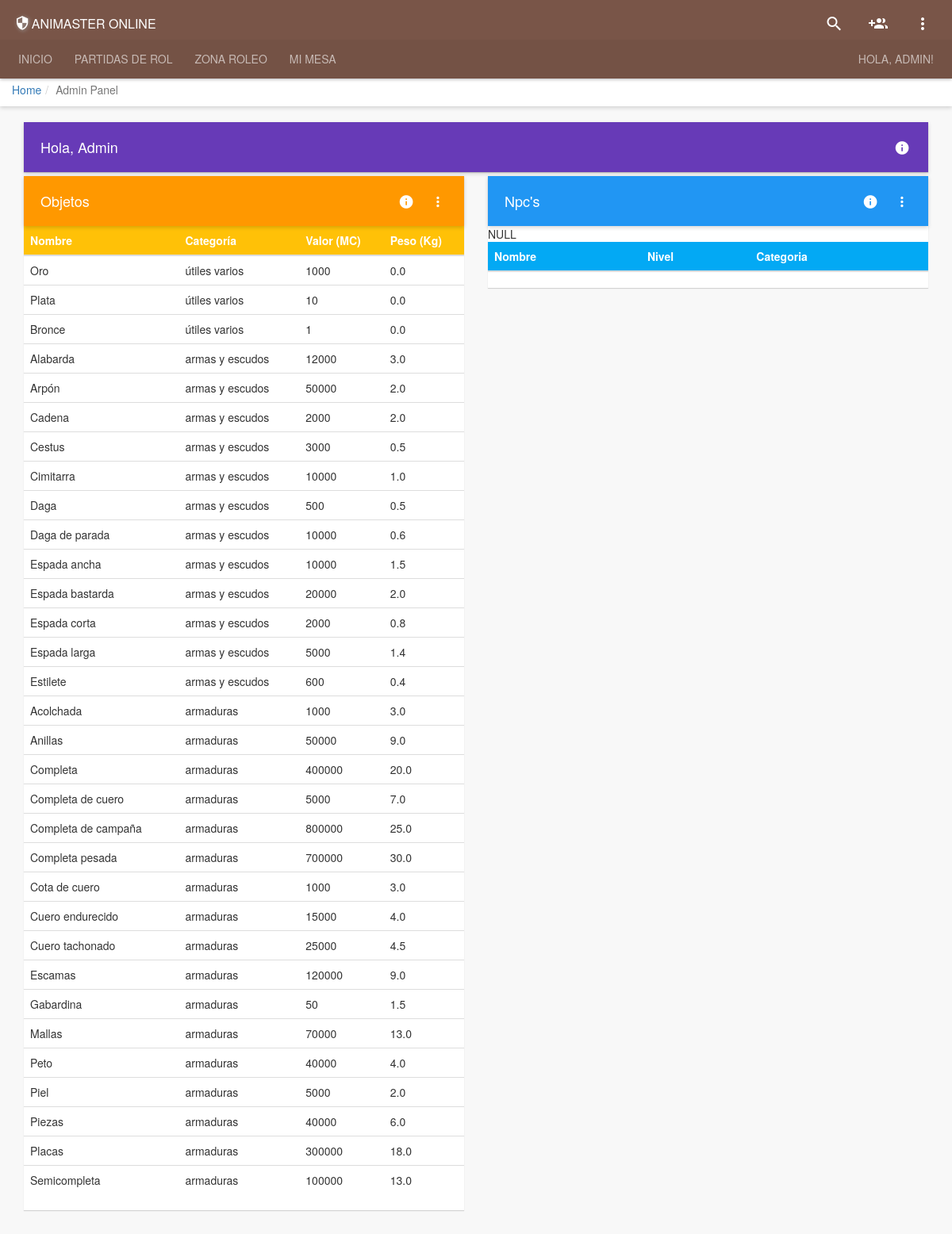
Screenshot of /admin/index.php (signed in) with the database file from the repository.
### tables this page shows
CREATE TABLE Objeto (
      `id_objeto` int(11) NOT NULL AUTO_INCREMENT,
  `nombre` varchar(32) DEFAULT NULL,
  `descripcion` varchar(2000) DEFAULT NULL,
  `peso` float(4,1) DEFAULT NULL,
  `precio` int(11) DEFAULT NULL,
  `public` varchar(8) DEFAULT 'true',
  `disponibilidad` varchar(8) DEFAULT NULL,
  `calidad` int(11) DEFAULT NULL,
  `id_tipo` int(11) DEFAULT '6',
      PRIMARY KEY (`id_objeto`)
);

CREATE TABLE Tipo (
  id_tipo     int NOT NULL AUTO_INCREMENT,
      nombre     varchar(32) NOT NULL,
      PRIMARY KEY (`id_tipo`)
);

### System/Classes/Objeto.php (called while the page is built, shortened)
<?php
    class Objeto{
        private $nombre;
        private $peso;
        private $precio;
        public function viewObjetosPublicos(){
            $db = new connexio();
            $sql = "SELECT * FROM Objeto where public='true'";
            $query = $db->query($sql);
            $rtn = array();
            while($obj = $query->fetch_assoc()){
                $Objeto = new Objeto($obj["nombre"],$obj["descripcion"],$obj["peso"],$obj["precio"],$obj["public"],$obj["disponibilidad"],$obj["calidad"],$obj["id_tipo"]);
                array_push($rtn, $Objeto);
            }
            return $rtn;
        }
        function __construct(){
            $args = func_get_args();
            $num = func_num_args();
            $f='__construct'. $num;
        }
        function __construct0(){
            $this->nombre = "";
            $this->peso = "";
            $this->precio = "";
        }
        function __construct8($a2, $a3, $a4, $a5, $a6, $a7, $a8, $a9){
            $this->nombre = $a2;
            $this->peso = $a4;
            $this->precio = $a5;
        }
        public function getNombre() {
            return $this->nombre;
        }
        public function getPeso() {
            return $this->peso;
        }
        public function getPrecio() {
            return $this->precio;
        }
    }
?>

### System/Classes/Tipo.php (called while the page is built, shortened)
<?php
    class Tipo{
        private $nombre;
        public function view_nombre($id_tipo){
            $db = new connexio();
            $sql = "SELECT nombre FROM Tipo where id_tipo = '$id_tipo'";
            $query = $db->query($sql);
            $count = 0;
            if ($query->num_rows > 0) {
                while($obj = $query->fetch_assoc()){
                    $count++;
                    $nombre = new Tipo($obj["nombre"]);
                }
                if($count == 1){
                    return $nombre;
                }else{
                    return null;
                }
            }else{
                return null;
            }
        }
        function __construct(){
            $args = func_get_args();
            $num = func_num_args();
            $f='__construct'. $num;
        }
        function __construct0(){
            $this->nombre = 0;
        }
        function __construct1($a2){
            $this->nombre = $a2;
        }
        public function getNombre() {
            return $this->nombre;
        }
    }
?>

### admin/index.php (the view, shortened to what this page needs)
<?php
include "../Public/layouts/head.php";?>
<div class="container">
    <div class="row">
        <div class="col-md-12">
            <div class="card m-b-5">
                <div class="lv-header-alt clearfix m-b-0 bgm-deeppurple z-depth-1-bottom ">
                    <h2 class="lvh-label c-white f-18"><?php echo 'Hola, '.$value['nickname']; ?></h2>
                    <ul class="lv-actions actions">
                        <li>
                            <a data-toggle="tooltip" data-placement="right" title="Gestiona los objetos y npc's publicos">
                                <i class="zmdi zmdi-info c-white"></i>
                            </a>
                        </li>
                    </ul>
                </div>
            </div>
        </div>
    </div>
    <div class="row">
        <div class="col-md-6">
            <div class="card">
                <div class="lv-header-alt clearfix m-b-0 bgm-orange z-depth-1-bottom">
                    <h2 class="lvh-label  c-white f-18">Objetos</h2>
                    <ul class="lv-actions actions">
                        <li>
                            <a data-toggle="tooltip" data-placement="right" title="Todos los objetos que se muestran son publicos">
                                <i class="zmdi zmdi-info c-white"></i>
                            </a>
                        </li>
                        <li class="dropdown">
                            <a href="#" data-toggle="dropdown" aria-expanded="false" aria-haspopup="true">
                                <i class="zmdi zmdi-more-vert c-white"></i>
                            </a>
                        </li>
                    </ul>
                </div>
                <div class="card-body card-padding table-responsive p-0">
                    <table class="table b-0">
                        <thead class="bgm-amber b-0 c-white">
                            <tr>
                                <th>Nombre</th>
                                <th>Categoría</th>
                                <th>Valor (MC)</th>
                                <th>Peso (Kg)</th>
                            </tr>
                        </thead>
                        <tbody >
                            <?php
                            require_once "../System/Classes/Objeto.php";
                            require_once "../System/Classes/Tipo.php";
                            $tipo = new Tipo();
                            $objeto = new Objeto();
                            $objeto = $objeto->viewObjetosPublicos();
                            foreach ($objeto as $row) {
                                echo "<tr >
                                    <td>".strval($row->getNombre())."</td>";
                                $tipoNombre = $tipo->view_nombre($row->getId_Tipo());
                                echo "
                                    <td>".strval($tipoNombre->getNombre())."</td>
                                    <td>".strval($row->getPrecio())."</td>
                                    <td>".strval($row->getPeso())."</td>
                                    </tr>";
                            }
                            ?>
                        </tbody>
                    </table>
                </div>
            </div>
        </div>
        <div class="col-md-6">
            <div class="card">
                <div class="lv-header-alt clearfix m-b-0 bgm-blue z-depth-1-bottom">
                    <h2 class="lvh-label c-white f-18">Npc's</h2>
                    <ul class="lv-actions actions">
                        <li>
                            <a data-toggle="tooltip" data-placement="right" title="Todos los npc's que se muestran son publicos">
                                <i class="zmdi zmdi-info c-white"></i>
                            </a>
                        </li>
                        <li class="dropdown">
                            <a href="#" data-toggle="dropdown" aria-expanded="false" aria-haspopup="true">
                                <i class="zmdi zmdi-more-vert c-white"></i>
                            </a>
                        </li>
                    </ul>
                </div>
                <div class="card-body card-padding table-responsive p-0">
                    <table class="table b-0">
                        <thead class="bgm-lightblue b-0 c-white">
                            <tr>
                                <th>Nombre</th>
                                <th>Nivel</th>
                                <th>Categoria</th>
                            </tr>
                        </thead>
                    </table>
                </div>
            </div>
        </div>
    </div>
</div>
<?php include "../Public/layouts/footer.php";?>

### rows the page displays
objeto: nombre "Oro", id_tipo.nombre "útiles varios", precio "1000", peso "0.0"
objeto: nombre "Plata", id_tipo.nombre "útiles varios", precio "10", peso "0.0"
objeto: nombre "Bronce", id_tipo.nombre "útiles varios", precio "1", peso "0.0"
objeto: nombre "Alabarda", id_tipo.nombre "armas y escudos", precio "12000", peso "3.0"
objeto: nombre "Arpón", id_tipo.nombre "armas y escudos", precio "50000", peso "2.0"
objeto: nombre "Cadena", id_tipo.nombre "armas y escudos", precio "2000", peso "2.0"
objeto: nombre "Cestus", id_tipo.nombre "armas y escudos", precio "3000", peso "0.5"
objeto: nombre "Cimitarra", id_tipo.nombre "armas y escudos", precio "10000", peso "1.0"
objeto: nombre "Daga", id_tipo.nombre "armas y escudos", precio "500", peso "0.5"
objeto: nombre "Daga de parada", id_tipo.nombre "armas y escudos", precio "10000", peso "0.6"
objeto: nombre "Espada ancha", id_tipo.nombre "armas y escudos", precio "10000", peso "1.5"
objeto: nombre "Espada bastarda", id_tipo.nombre "armas y escudos", precio "20000", peso "2.0"
objeto: nombre "Espada corta", id_tipo.nombre "armas y escudos", precio "2000", peso "0.8"
objeto: nombre "Espada larga", id_tipo.nombre "armas y escudos", precio "5000", peso "1.4"
objeto: nombre "Estilete", id_tipo.nombre "armas y escudos", precio "600", peso "0.4"
objeto: nombre "Acolchada", id_tipo.nombre "armaduras", precio "1000", peso "3.0"
objeto: nombre "Anillas", id_tipo.nombre "armaduras", precio "50000", peso "9.0"
objeto: nombre "Completa", id_tipo.nombre "armaduras", precio "400000", peso "20.0"
objeto: nombre "Completa de cuero", id_tipo.nombre "armaduras", precio "5000", peso "7.0"
objeto: nombre "Completa de campaña", id_tipo.nombre "armaduras", precio "800000", peso "25.0"
objeto: nombre "Completa pesada", id_tipo.nombre "armaduras", precio "700000", peso "30.0"
objeto: nombre "Cota de cuero", id_tipo.nombre "armaduras", precio "1000", peso "3.0"
objeto: nombre "Cuero endurecido", id_tipo.nombre "armaduras", precio "15000", peso "4.0"
objeto: nombre "Cuero tachonado", id_tipo.nombre "armaduras", precio "25000", peso "4.5"
objeto: nombre "Escamas", id_tipo.nombre "armaduras", precio "120000", peso "9.0"
objeto: nombre "Gabardina", id_tipo.nombre "armaduras", precio "50", peso "1.5"
objeto: nombre "Mallas", id_tipo.nombre "armaduras", precio "70000", peso "13.0"
objeto: nombre "Peto", id_tipo.nombre "armaduras", precio "40000", peso "4.0"
objeto: nombre "Piel", id_tipo.nombre "armaduras", precio "5000", peso "2.0"
objeto: nombre "Piezas", id_tipo.nombre "armaduras", precio "40000", peso "6.0"
objeto: nombre "Placas", id_tipo.nombre "armaduras", precio "300000", peso "18.0"
objeto: nombre "Semicompleta", id_tipo.nombre "armaduras", precio "100000", peso "13.0"

### other values shown
$value['nickname'] "ADMIN"
$pan[0] "Home"
$pan[0] "Admin Panel"
$value['nickname'] "Admin"
